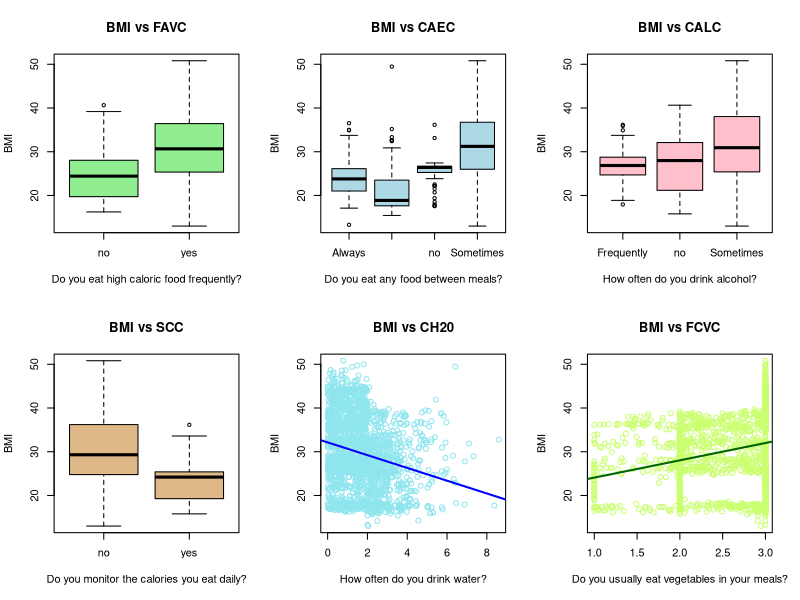
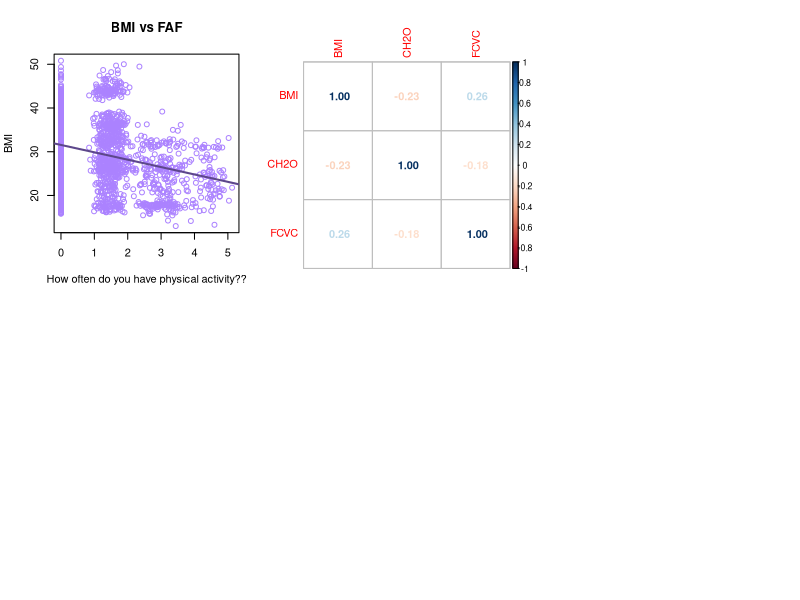
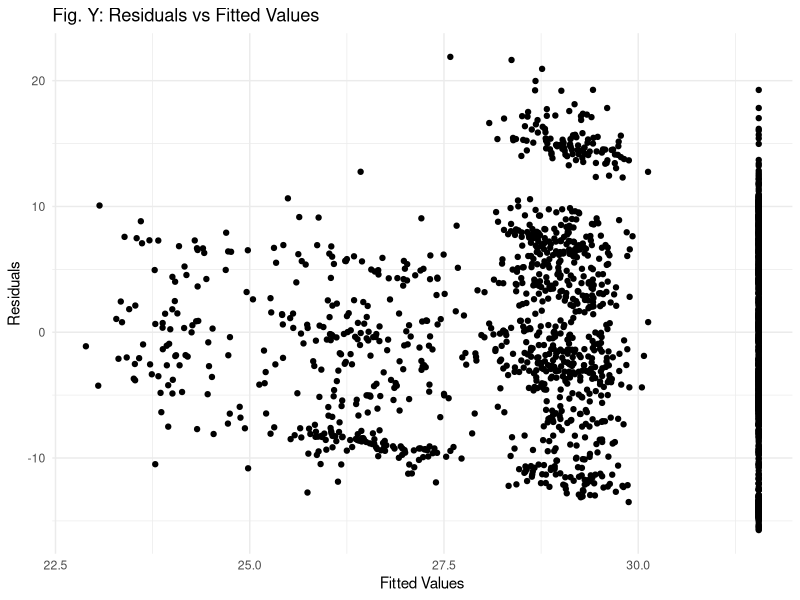
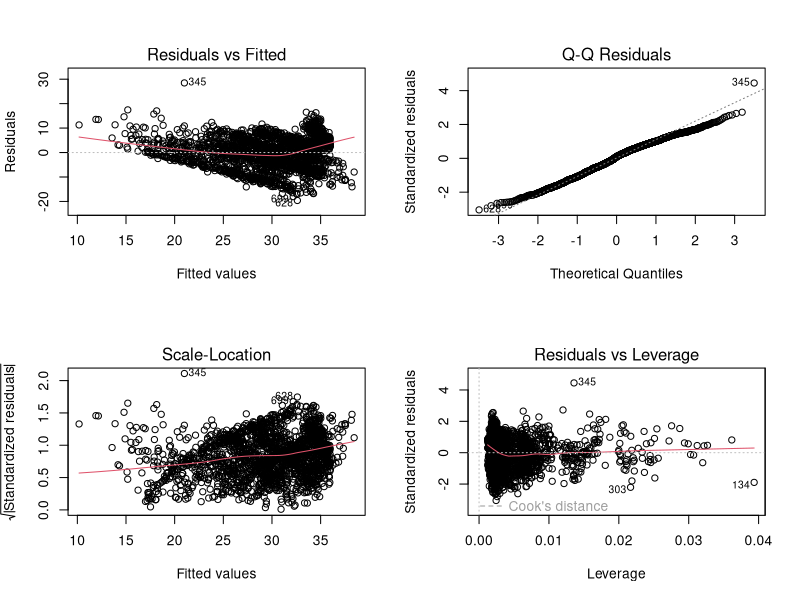
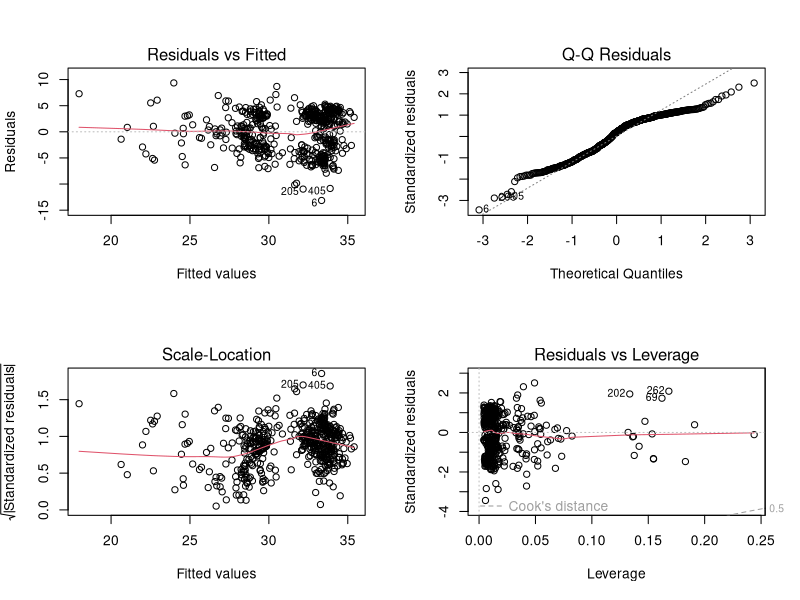

Recreate these plots in R, in order. (Note: this script raises an error after producing the figures.)
## ---- chunk 1
knitr::opts_chunk$set(message =  FALSE)
knitr::opts_chunk$set(warning =  FALSE)
knitr::opts_chunk$set(error =  FALSE)
knitr::opts_chunk$set(echo =  FALSE)
bfcolor <- function(x, color) {
  if (knitr::is_latex_output()) {
    sprintf("\\textcolor{%s}{\\textbf{%s}}", color, x)
  } else if (knitr::is_html_output()) {
    sprintf("<span style='color: %s;'><b>%s</b></span>", color, x)
  } else x
}
library(knitr)
library(dplyr)
library(ggplot2)
## ---- chunk 2
data <- read.csv('../data/data-cleaned.csv')
# categorical variables 
par(mfrow = c(2,3))
boxplot(BMI ~ FAVC, data = data, col = "lightgreen", 
        main = "BMI vs FAVC", 
        xlab = 'Do you eat high caloric food frequently?')

boxplot(BMI ~ CAEC, data = data, col = "lightblue", 
        main = "BMI vs CAEC",
        xlab = 'Do you eat any food between meals?')


boxplot(BMI ~ CALC, data = data, col = "pink", 
        main = "BMI vs CALC",
        xlab = 'How often do you drink alcohol?')


boxplot(BMI ~ SCC, data = data, col = "burlywood", 
        main = "BMI vs SCC",
        xlab = 'Do you monitor the calories you eat daily?')

# continuous variables
plot(BMI ~ CH2O, data = data, col = "cadetblue2", main = "BMI vs CH20",
        xlab = 'How often do you drink water?')
model_ch2o <- lm(BMI ~ CH2O, data = data)
abline(model_ch2o, col = "blue", lwd = 2)

plot(BMI ~ FCVC, data = data, col = "darkolivegreen1", main = "BMI vs FCVC",
        xlab = 'Do you usually eat vegetables in your meals?')
model_fcvc <- lm(BMI ~ FCVC, data = data)
abline(model_fcvc, col = "darkgreen", lwd = 2)

plot(BMI ~ FAF, data = data, col = "mediumpurple1", main = "BMI vs FAF",
        xlab = 'How often do you have physical activity??')
model_FAF <- lm(BMI ~ FAF, data = data)
abline(model_FAF, col = "mediumpurple4", lwd = 2)

## ---- chunk 3
#taking the correlation plot of the two continuous variables

library(corrplot)
corrplot_data <- data[, c("BMI", "CH2O", "FCVC")]
cor_matrix <- cor(corrplot_data)
corrplot(cor_matrix, method="number")
## ---- chunk 4
obesityData<- read.csv('../data/data-cleaned.csv')
# Fit linear model
BMIonFAF <- lm(BMI ~ FAF, data=obesityData)

# Get the summary of the model
BMIonFAF_summary <- summary(BMIonFAF)

# Format the coefficients and p-values
formatted_coefficients <- matrix(as.character(signif(
  BMIonFAF_summary$coefficients, 4)), ncol = 4)

colnames(formatted_coefficients) <- c("Estimate", "Std. Error",
                                      "t value", "p-value")
rownames(formatted_coefficients) <- c('Intercept',
                                      'Frequency of\nphysical activity')


kable(formatted_coefficients,
      caption = 'Fig. X: Simple Linear Regression of BMI on Frequency of Physical Activity')
## ---- chunk 5
# Generate residual plot
# Create residuals and fitted values
residuals <- resid(BMIonFAF)
fitted_values <- fitted(BMIonFAF)

data.frame(fitted_values, residuals) %>% 
  ggplot(aes(x = fitted_values,
             y = residuals)) +
  geom_point() +
  labs(title = "Fig. Y: Residuals vs Fitted Values",
       x = "Fitted Values",
       y = "Residuals") +
  theme_minimal()
## ---- chunk 6
data <- read.csv("../data/data-cleaned.csv")
# lambda <- 0.6
# data$BMI <- (data$BMI^lambda - 1) / lambda
model_eating <- lm(BMI~Gender+Age+FAVC+ FCVC+ NCP+ CAEC+ CH2O+ SCC+ CALC,data)
s <- summary(model_eating)
knitr::kable(matrix(
  c(s$fstatistic[[1]],s$fstatistic[[2]],s$fstatistic[[3]],
    pf(s$fstatistic[[1]],s$fstatistic[[2]],s$fstatistic[[3]],
       lower.tail = FALSE),s$adj.r.squared),byrow = TRUE,nrow = 1
), col.names = c("F-stat","df1","df2","p-val", "R^2"),
caption="Overall Model Performance", digits = 200)
knitr::kable(s$coefficients, caption="Coefficient Analysis", digits=200)

## ---- chunk 7
data$CALC[data$CALC=="Sometimes"] <- "Yes"
data$CALC[data$CALC=="Frequently"] <- "Yes"

data$CAEC[data$CAEC=="Sometimes"] <- "Rarely"
data$CAEC[data$CAEC=="no"] <- "Rarely"

model_eating_u <- lm(BMI~Gender+Age+FAVC+ FCVC+ CAEC+ CH2O+ SCC+ CALC,data) # combined levels with 8 predictors
s<-summary(model_eating_u)
knitr::kable(matrix(
  c(s$fstatistic[[1]],s$fstatistic[[2]],s$fstatistic[[3]],
    pf(s$fstatistic[[1]],s$fstatistic[[2]],s$fstatistic[[3]],
       lower.tail = FALSE),s$adj.r.squared),byrow = TRUE,nrow = 1
), col.names = c("F-stat","df1","df2","p-val", "R^2"),
caption="Overall Model Performance", digits = 200)
knitr::kable(s$coefficients, caption="Coefficient Analysis", digits=200)
## ---- chunk 8
par(mfrow = c(2, 2))
plot(model_eating_u)
## ---- chunk 9
output <- matrix(
  c("Residuals vs. Fitted", "Funnel Shape indicates heteroscedasticity. No curvature to indicate nonlinearity",
    "Q-Q", "Vast majority of the points are on the line -- apears normal",
    "Scale-Location", "Funnel shape indicates heteroscedasticity",
    "residuals vs. Leverage", "Entry 345 possible influential point"),
  byrow=TRUE,nrow=4
)
knitr::kable(output,caption="Plot Interpretation")
## ---- chunk 10
data <- data[data$Age>26,]
model_eating_u <- lm(BMI~Gender+Age+FAVC+ CAEC+ SCC+ CALC+ FCVC+ CH2O,data)
## ---- chunk 11
par(mfrow = c(2, 2))
plot(model_eating_u)
## ---- chunk 12
library(MASS)
suppressWarnings({
bc <- boxcox(model_eating_u, lambda=seq(-2,2,by=0.1),plotit=FALSE)
})
best_lambda <- bc$x[which.max(bc$y)]

data2 <- data
data2$BMI <- (data$BMI^best_lambda - 1) / best_lambda
model_eating_u <- lm(BMI~FAVC+ CAEC+ SCC+ CALC+ FCVC+ CH2O,data2)
cap <- paste("Residuals with lambda=", best_lambda)
plot(model_eating_u, which=c(1,2), caption = cap)
## ---- chunk 13
wt <- 1/lm(abs(model_eating_u$residuals)~model_eating_u$fitted.values)$fitted.values^2

wls_model <- lm(BMI~FAVC+ CAEC+ SCC+ CALC+ FCVC+ CH2O,data, weights = wt)
par(mfrow = c(2, 2))
plot(wls_model, caption="Weighted Regression Residuals")
